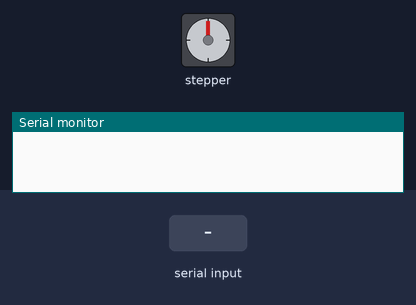
The sketch below on a simulated Arduino Uno, built with avr-gcc and run on an emulated ATmega328P. Parts: stepper motor, the last lines printed to the serial monitor. Wiring (inferred from the names in the program): stepper motor driver (200 steps per turn assumed): step pin 2; direction pin 5. Inputs (shaded band) come from the test bench.

Above: at 1.2 s.
1.3 s: "run\n" received over Serial
At 2.8 s:
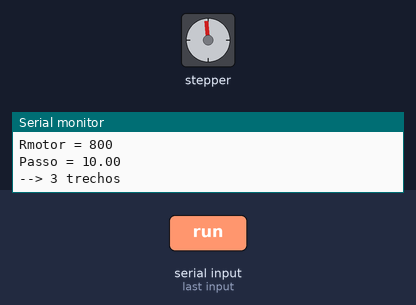
4.3 s: "run\n" received over Serial
At 6.4 s:
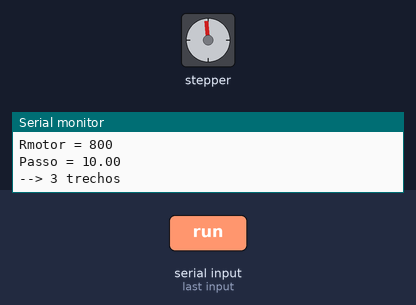
Timing chart, 0 to 11.5 s (numbered marks = the images above; inputs shaded):
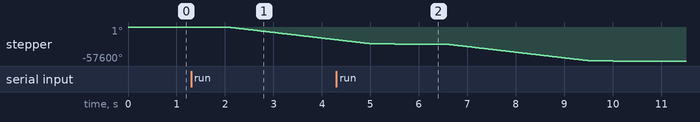

Measured:
- after the input at 1.3 s, stepper: keeps turning counter-clockwise at about 7948°/s, starting after 0.27 s

The sketch:

STEPPER_02-r00.ino
```cpp
   // Controle de motor - CNC Shield

// Definição dos pinos
#define stepPin 2 //Passo eixo X
#define dirPin 5 // Direção eixo X


unsigned int Vf = 150;
unsigned int ac = 1500;
unsigned int Rmotor = 800;

float Passo = 10;

float DELTA_S = 200;
//-----------------------------------------------
void move_Eixo(float Vf, float ac, float DELTA_S, unsigned int Rmotor, float Passo)
{

        Serial.print("\n\n\nVf = "); Serial.println(Vf);
      Serial.print("Ac = "); Serial.println(ac);
      Serial.print("DELTA_S = "); Serial.println(DELTA_S);
      Serial.print("Rmotor = "); Serial.println(Rmotor);
      Serial.print("Passo = "); Serial.println(Passo);


unsigned int Npassos;
boolean V_cte = false;

//-------------------------------
float V_Calc = sqrt(ac * DELTA_S);
float DELTA_ta;
float DELTA_Sa;
float DELTA_S_cte;

if (V_Calc > Vf)
{
  V_cte = true; // Ultrapassa Vf --> Gráfico V/T com 3 trechos
  Serial.println("--> 3 trechos");
   DELTA_ta = (float)Vf / (float)ac;
   DELTA_Sa = (float)Vf * DELTA_ta / 2.0;
   DELTA_S_cte = DELTA_S - (2 * DELTA_Sa);
    }
  else
{
  V_cte = false; // NÃO Ultrapassa Vf --> Gráfico V/T com 2 trechos
  Serial.println("--> DOIS trechos");
   DELTA_Sa = DELTA_S / 2;
   Vf = V_Calc;
    }
//-------------------------------


Npassos = DELTA_Sa * (float)Rmotor / Passo;

float dV = (float)Vf / (float)Npassos;
float T;

for (unsigned long i = 0 ; i < Npassos  ; i++)
{
T = Passo / (dV*i*Rmotor);
 digitalWrite(stepPin,HIGH);
 delayMicroseconds(T*1000000);
 digitalWrite(stepPin,LOW);
 delayMicroseconds(T*1000000);
}

if (V_cte)
      for (unsigned long i = 0 ; i < (unsigned long)(DELTA_S_cte*Rmotor / Passo) ; i++)
        {
        digitalWrite(stepPin,HIGH);
        delayMicroseconds(T*1000000);
        digitalWrite(stepPin,LOW);
        delayMicroseconds(T*1000000);
        }


for (unsigned long i = Npassos ; i > 0 ; i--)
{
T = Passo / ( (float)(dV*i*Rmotor) );
 digitalWrite(stepPin,HIGH);
 delayMicroseconds(T*1000000);
 digitalWrite(stepPin,LOW);
 delayMicroseconds(T*1000000);
}


}

//------------------------------------------------------
//------------------------------------------------------
/**
 * Função que lê uma string da Serial
 * e retorna-a
 */
String leStringSerial(){
  String conteudo = "";
  char caractere;

  // Enquanto receber algo pela serial
  while(Serial.available() > 0) {
    // Lê byte da serial
    caractere = Serial.read();
    // Ignora caractere de quebra de linha
    if (caractere != '\n'){
      // Concatena valores
      conteudo.concat(caractere);
    }
    // Aguarda buffer serial ler próximo caractere
    delay(10);
  }
  return conteudo;
}

//----------------------------------------------------------------------
//----------------------------------------------------------------------

void setup() {
 // Definindo ambos os pinos acima como saída
 pinMode(stepPin,OUTPUT);
 pinMode(dirPin,OUTPUT);
 Serial.begin(9600);
 }

//---------------------------------------------
//---------------------------------------------

void loop() {

// ---- LEITURA (Porta Serial)--------------
 String recebido = leStringSerial();
 String check = recebido;
 String dado;


// --- Seta VELOCIDADE --------------------
if (recebido.startsWith("v"))
    {
      dado = recebido.substring(1);
//      Serial.print("Vf = "); Serial.println(dado);
      Vf = dado.toFloat();
    }

// --- Seta ACELERACAO --------------------
if (recebido.startsWith("a"))
    {
      dado = recebido.substring(1);
//      Serial.print("Ac = "); Serial.println(dado);
      ac = dado.toFloat();
    }

// --- Seta DESLOCAMENTO ------------------
if (recebido.startsWith("d"))
    {
      dado = recebido.substring(1);
//      Serial.print("DELTA_S = "); Serial.println(dado);
      DELTA_S = dado.toFloat();
    }

// --- Seta Passo -------------------------
if (recebido.startsWith("p"))
    {
      dado = recebido.substring(1);
//      Serial.print("Passo = "); Serial.println(dado);
      Passo = dado.toFloat();
    }

// --- Seta Rmotor ------------------------
if (recebido.startsWith("m"))
    {
      dado = recebido.substring(1);
//      Serial.print("Rmotor = "); Serial.println(dado);
      Rmotor = dado.toFloat();
    }

//------------------------------------------
// CONTROLES MOTOR -------------------------
check.toLowerCase();
    if (check == "run")
    {
    move_Eixo( Vf, ac, DELTA_S , Rmotor, Passo);
    }


delay(500);

}
```
